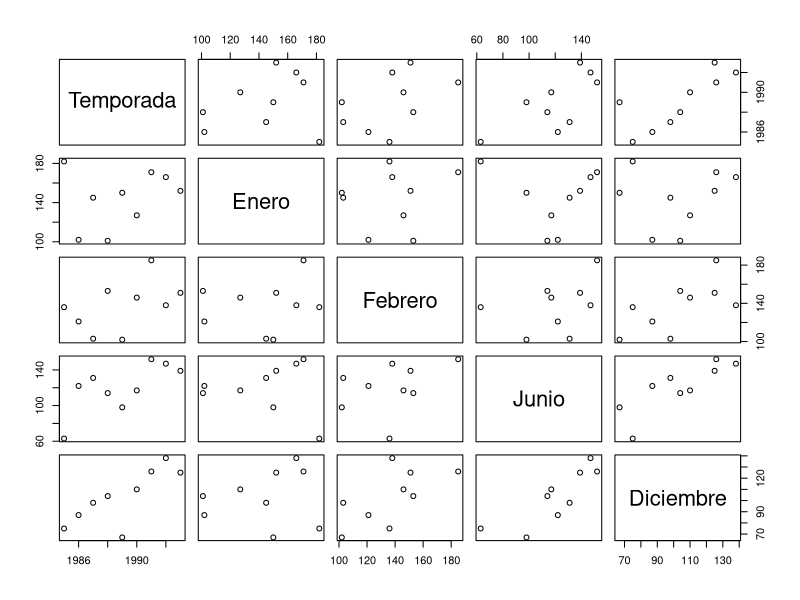

This figure's R source:
info <- read.csv("../Act_10/Datos_clientes.csv", header = TRUE, sep = ",")
info.nom <- info[, c('Temporada', 'Enero',"Febrero","Junio", 'Diciembre')]
pairs(info.nom)
